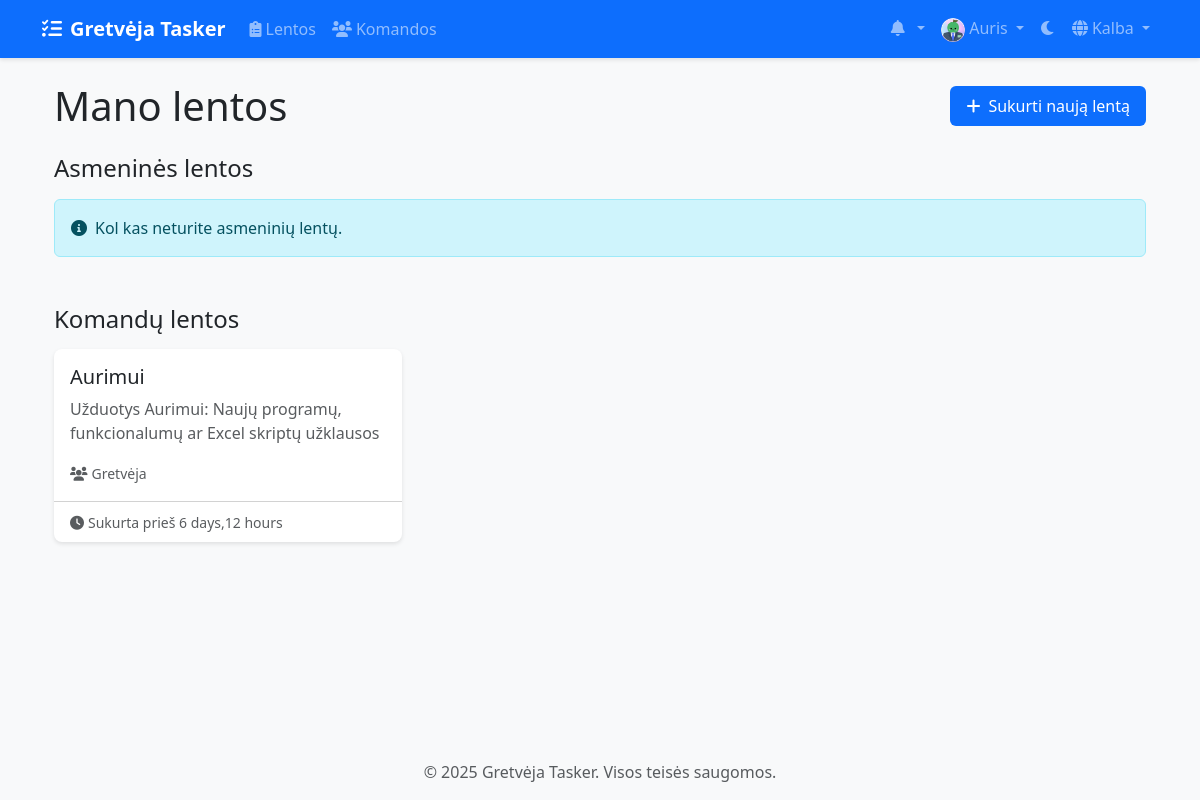
Before: /lt/boards/ (signed in) with the older database file.
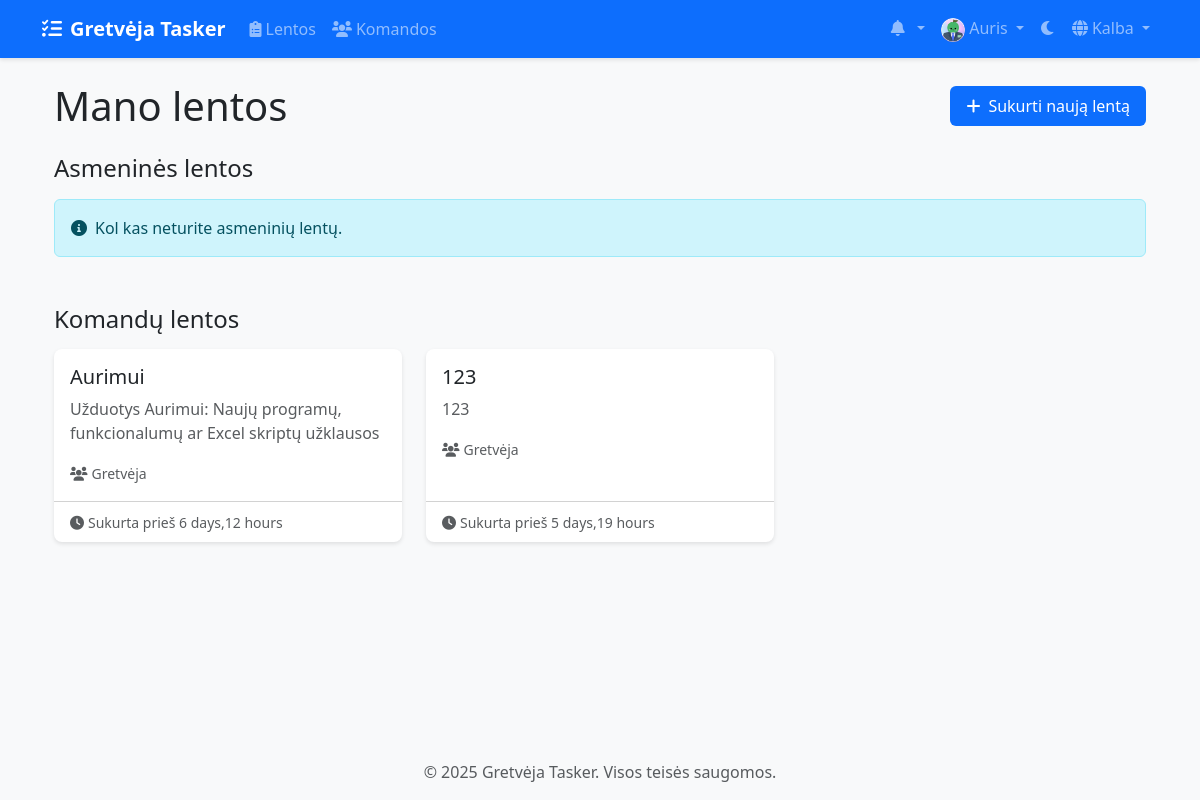
After: the same page with the newer database file.
### boards/models.py (models this page shows, shortened)
class Board(models.Model):
    title = models.CharField(max_length=200)
    description = models.TextField(blank=True)
    created_at = models.DateTimeField(auto_now_add=True)
    updated_at = models.DateTimeField(auto_now=True)
    owner = models.ForeignKey(
        settings.AUTH_USER_MODEL,
        on_delete=models.CASCADE,
        related_name='owned_boards'
    )
    team = models.ForeignKey(
        Team,
        on_delete=models.CASCADE,
        related_name='boards',
        null=True,
        blank=True
    )

### teams/models.py (models this page shows, shortened)
class Team(models.Model):
    name = models.CharField(max_length=100)
    description = models.TextField(blank=True)
    created_at = models.DateTimeField(auto_now_add=True)
    updated_at = models.DateTimeField(auto_now=True)
    owner = models.ForeignKey(
        settings.AUTH_USER_MODEL,
        on_delete=models.CASCADE,
        related_name='owned_teams'
    )
    members = models.ManyToManyField(
        settings.AUTH_USER_MODEL,
        through='TeamMembership',
        related_name='teams'
    )

### boards/views/board_views.py (the view)
# urls.py: path('', views.board_list, name='board_list'),
@login_required
def board_list(request):
    personal_boards, team_boards = BoardService.get_user_boards(request.user)
    return render(request, 'boards/board_list.html', {
        'personal_boards': personal_boards,
        'team_boards': team_boards
    })

### boards/services/board_service.py (called while the page is built)
    @staticmethod
    def get_user_boards(user):
        personal_boards = Board.objects.filter(owner=user, team__isnull=True)
        team_boards = Board.objects.filter(team__members=user)
        return personal_boards, team_boards

### templates/boards/board_list.html (shortened to what this page needs)
{% extends 'base.html' %}
{% load static %}
{% load i18n %}
{% block content %}
<div class="container">
    <div class="d-flex justify-content-between align-items-center mb-4">
        <h1 class="mb-0">{% trans "My Boards" %}</h1>
        <a href="{% url 'boards:board_create' %}" class="btn btn-primary">
            <i class="fas fa-plus me-2"></i>{% trans "Create New Board" %}
        </a>
    </div>
    <div class="mb-5">
        <h2 class="h4 mb-3">{% trans "Personal Boards" %}</h2>
        {% if personal_boards %}
            <div class="row row-cols-1 row-cols-md-2 row-cols-lg-3 g-4">
                {% for board in personal_boards %}
                    <div class="col">
                        <div class="card h-100 board-card">
                            <div class="card-body">
                                <h5 class="card-title">
                                    <a href="{% url 'boards:board_detail' board_id=board.id %}" class="text-decoration-none text-dark">
                                        {{ board.title }}
                                    </a>
                                </h5>
                                <p class="card-text text-muted">{{ board.description|truncatechars:100 }}</p>
                            </div>
                            <div class="card-footer bg-transparent">
                                <small class="text-muted">
                                    <i class="fas fa-clock me-1"></i>{% trans "Created" %} {% trans "ago" %} {{ board.created_at|timesince }}
                                </small>
                            </div>
                        </div>
                    </div>
                {% endfor %}
            </div>
        {% else %}
            <div class="alert alert-info">
                <i class="fas fa-info-circle me-2"></i>{% trans "You don't have any personal boards yet." %}
            </div>
        {% endif %}
    </div>
    <div>
        <h2 class="h4 mb-3">{% trans "Team Boards" %}</h2>
        {% if team_boards %}
            <div class="row row-cols-1 row-cols-md-2 row-cols-lg-3 g-4">
                {% for board in team_boards %}
                    <div class="col">
                        <div class="card h-100 board-card">
                            <div class="card-body">
                                <h5 class="card-title">
                                    <a href="{% url 'boards:board_detail' board_id=board.id %}" class="text-decoration-none text-dark">
                                        {{ board.title }}
                                    </a>
                                </h5>
                                <p class="card-text text-muted">{{ board.description|truncatechars:100 }}</p>
                                <p class="card-text">
                                    <small class="text-muted">
                                        <i class="fas fa-users me-1"></i>{{ board.team.name }}
                                    </small>
                                </p>
                            </div>
                            <div class="card-footer bg-transparent">
                                <small class="text-muted">
                                    <i class="fas fa-clock me-1"></i>{% trans "Created" %} {% trans "ago" %} {{ board.created_at|timesince }}
                                </small>
                            </div>
                        </div>
                    </div>
                {% endfor %}
            </div>
        {% else %}
            <div class="alert alert-info">
                <i class="fas fa-info-circle me-2"></i>{% trans "You don't have any team boards yet." %}
            </div>
        {% endif %}
    </div>
</div>
{% endblock %}

Changed rows visible on the page:
added Board: title "123", description "123", team.name "Gretvėja", created_at "5 days,19 hours"
